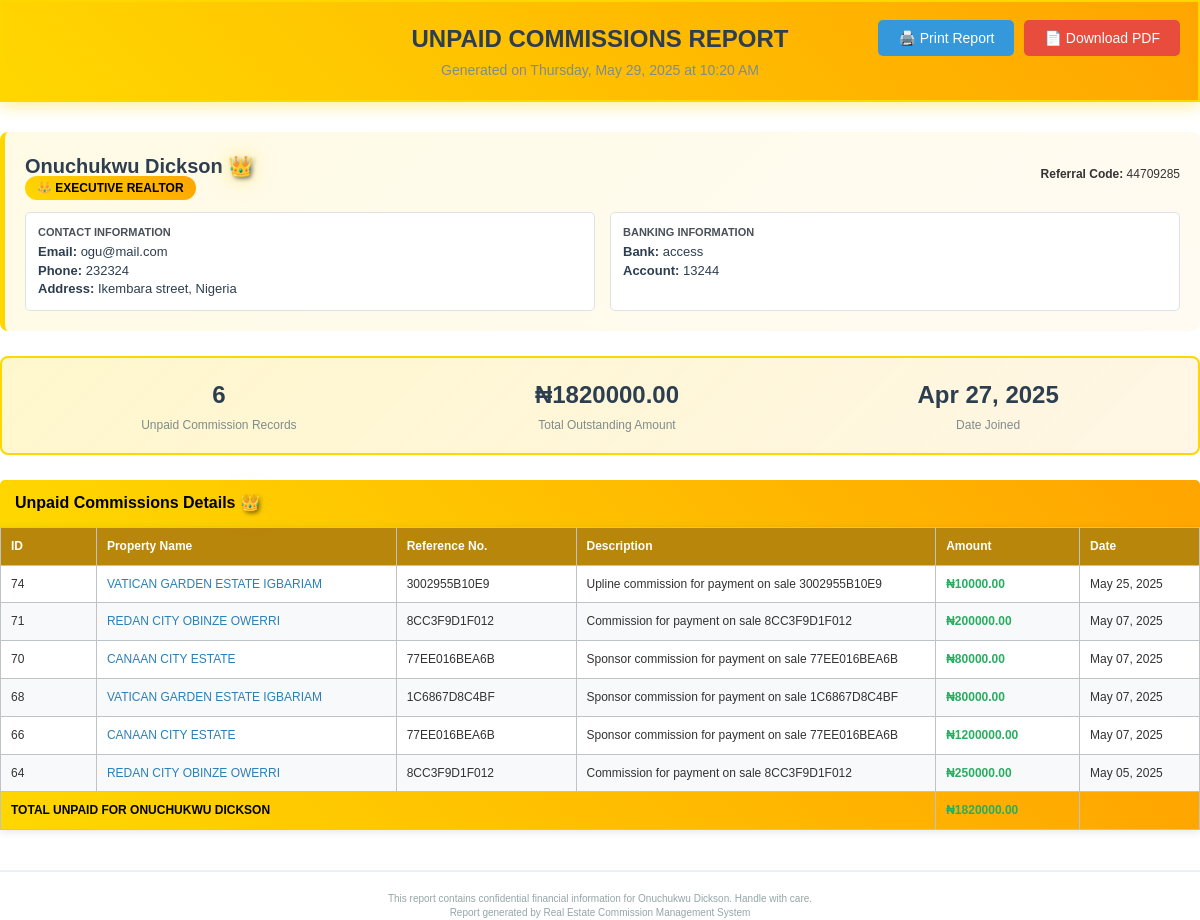
The page /realtor/5/unpaid-commissions-print/ (signed in) on the database its author committed.
### estate/models.py (models this page shows, shortened)
class Realtor(models.Model):
    STATUS_CHOICES = [
        ('regular', 'Regular Realtor'),
        ('executive', 'Executive Realtor'),
    ]
    first_name = models.CharField(max_length=100)
    last_name = models.CharField(max_length=100)
    email = models.EmailField(unique=True)
    phone = models.CharField(max_length=20)
    image = models.ImageField(upload_to='realtors/', blank=True, null=True)
    address = models.CharField(max_length=255)
    country = models.CharField(max_length=100)
    status = models.CharField(
        max_length=20,
        choices=STATUS_CHOICES,
        default='regular',
        help_text="Realtor status - can be changed by admin"
    )
    account_number = models.CharField(max_length=50)
    bank_name = models.CharField(max_length=100)
    referral_code = models.CharField(max_length=8, unique=True)
    sponsor_code = models.CharField(max_length=8, blank=True, null=True)
    sponsor = models.ForeignKey('self', on_delete=models.SET_NULL, blank=True, null=True, related_name='referrals')
    total_commission = models.DecimalField(max_digits=12, decimal_places=2, default=0.00)
    paid_commission = models.DecimalField(max_digits=12, decimal_places=2, default=0.00)
    created_at = models.DateTimeField(auto_now_add=True)
    updated_at = models.DateTimeField(auto_now=True)
    @property
    def full_name(self):
        return f"{self.first_name} {self.last_name}"
    @property
    def is_executive(self):
        return self.status == 'executive'
    class Meta:
        ordering = ['status', 'last_name', 'first_name']  # Executive realtors first
        indexes = [
            models.Index(fields=['status']),
            models.Index(fields=['referral_code']),
        ]

class Commission(models.Model):
    realtor = models.ForeignKey(Realtor, on_delete=models.CASCADE, related_name='commissions')
    amount = models.DecimalField(max_digits=12, decimal_places=2)
    description = models.CharField(max_length=255)  # e.g., "Commission for Property XYZ sale"
    property_reference = models.CharField(max_length=100, blank=True, null=True)  # Reference to property sold
    is_paid = models.BooleanField(default=False)
    paid_date = models.DateTimeField(blank=True, null=True)
    created_at = models.DateTimeField(auto_now_add=True)

class PropertySale(models.Model):
    PROPERTY_TYPE_CHOICES = [
        ('building', 'Building Property'),
        ('land', 'Land'),
    ]
    PAYMENT_PLAN_CHOICES = [
        ('outright', 'Outright Purchase'),
        ('3_months', '3 Months Plan'),
        ('6_months', '6 Months Plan'),
    ]
    MARITAL_STATUS_CHOICES = [
        ('single', 'Single'),
        ('married', 'Married'),
        ('divorced', 'Divorced'),
        ('widowed', 'Widowed'),
    ]
    ID_TYPE_CHOICES = [
        ('national_id', 'National ID'),
        ('intl_passport', 'International Passport'),
        ('drivers_license', 'Driver\'s License'),
        ('voters_card', 'Voter\'s Card'),
    ]
    def generate_reference_number():
        return ''.join(uuid.uuid4().hex[:12].upper())
    reference_number = models.CharField(max_length=12, default=generate_reference_number, unique=True, editable=False)
    description = models.TextField(max_length=255)
    property_type = models.CharField(max_length=10, choices=PROPERTY_TYPE_CHOICES)
    property_item = models.ForeignKey(Property, on_delete=models.CASCADE, related_name='sales')  # Renamed from 'property'
    quantity = models.PositiveIntegerField(help_text="Number of plots or buildings")
    client_name = models.CharField(max_length=255, blank=True, null=True)
    client_address = models.TextField( blank=True, null=True)
    client_phone = models.CharField(max_length=20, blank=True, null=True)
    client_email = models.EmailField(max_length=255, blank=True, null=True)
    marital_status = models.CharField(max_length=10, choices=MARITAL_STATUS_CHOICES, default='single')
    spouse_name = models.CharField(max_length=255, blank=True, null=True)
    spouse_phone = models.CharField(max_length=20, blank=True, null=True)
    id_type = models.CharField(max_length=15, choices=ID_TYPE_CHOICES, blank=True, null=True)
    id_number = models.CharField(max_length=50, blank=True, null=True)
    lga_of_origin = models.CharField(max_length=100, blank=True, null=True)
    town_of_origin = models.CharField(max_length=100, blank=True, null=True)
    state_of_origin = models.CharField(max_length=100, blank=True, null=True)
    bank_name = models.CharField(max_length=255, blank=True, null=True)
    account_number = models.CharField(max_length=20, blank=True, null=True)
    account_name = models.CharField(max_length=255, blank=True, null=True)
    next_of_kin_name = models.CharField(max_length=255, blank=True, null=True)
    next_of_kin_address = models.TextField( blank=True, null=True)
    next_of_kin_phone = models.CharField(max_length=20, blank=True, null=True)
    original_price = models.DecimalField(max_digits=12, decimal_places=2)
    selling_price = models.DecimalField(max_digits=12, decimal_places=2)
    amount_paid = models.DecimalField(max_digits=12, decimal_places=2, default=0)
    payment_plan = models.CharField(max_length=10, choices=PAYMENT_PLAN_CHOICES, default='outright')
    realtor = models.ForeignKey(Realtor, on_delete=models.CASCADE, related_name='sales')
    realtor_commission_percentage = models.DecimalField(max_digits=5, decimal_places=2, default=0)
    sponsor_commission_percentage = models.DecimalField(max_digits=5, decimal_places=2, default=0)
    upline_commission_percentage = models.DecimalField(max_digits=5, decimal_places=2, default=0)
    created_at = models.DateTimeField(auto_now_add=True)
    updated_at = models.DateTimeField(auto_now=True)

class Property(models.Model):
    STATES_CHOICES = [
        ('abia', 'Abia'),
        ('adamawa', 'Adamawa'),
        ('akwa_ibom', 'Akwa Ibom'),
        ('anambra', 'Anambra'),
        ('bauchi', 'Bauchi'),
        ('bayelsa', 'Bayelsa'),
        ('benue', 'Benue'),
        ('borno', 'Borno'),
        ('cross_river', 'Cross River'),
        ('delta', 'Delta'),
        ('ebonyi', 'Ebonyi'),
        ('edo', 'Edo'),
        ('ekiti', 'Ekiti'),
        ('enugu', 'Enugu'),
        ('fct', 'Federal Capital Territory'),
        ('gombe', 'Gombe'),
        ('imo', 'Imo'),
        ('jigawa', 'Jigawa'),
        ('kaduna', 'Kaduna'),
        ('kano', 'Kano'),
        ('katsina', 'Katsina'),
        ('kebbi', 'Kebbi'),
        ('kogi', 'Kogi'),
        ('kwara', 'Kwara'),
        ('lagos', 'Lagos'),
        ('nasarawa', 'Nasarawa'),
        ('niger', 'Niger'),
        ('ogun', 'Ogun'),
        ('ondo', 'Ondo'),
        ('osun', 'Osun'),
        ('oyo', 'Oyo'),
        ('plateau', 'Plateau'),
        ('rivers', 'Rivers'),
        ('sokoto', 'Sokoto'),
        ('taraba', 'Taraba'),
        ('yobe', 'Yobe'),
        ('zamfara', 'Zamfara'),
    ]
    name = models.CharField(max_length=255)
    description = models.TextField()
    location = models.CharField(max_length=100, choices=STATES_CHOICES)
    address = models.TextField()
    created_at = models.DateTimeField(auto_now_add=True)
    updated_at = models.DateTimeField(auto_now=True)
    class Meta:
        verbose_name_plural = "Properties"

### estate/views.py (the view)
# urls.py: path('realtor/<int:realtor_id>/unpaid-commissions-print/', views.realtor_unpaid_commissions_print, name='realtor_unpaid_commissions_print'),
@login_required
def realtor_unpaid_commissions_print(request, realtor_id):
    realtor = get_object_or_404(Realtor, id=realtor_id)
    unpaid_commissions = Commission.objects.filter(
        realtor=realtor,
        is_paid=False
    ).order_by('-created_at')
    property_sales = {}
    for commission in unpaid_commissions:
        if commission.property_reference:
            try:
                sale = PropertySale.objects.select_related('property_item').get(
                    reference_number=commission.property_reference
                )
                property_sales[commission.property_reference] = sale
            except PropertySale.DoesNotExist:
                property_sales[commission.property_reference] = None
    from django.db import models
    total_unpaid_amount = unpaid_commissions.aggregate(
        total=models.Sum('amount')
    )['total'] or 0
    context = {
        'realtor': realtor,
        'unpaid_commissions': unpaid_commissions,
        'property_sales': property_sales,
        'total_unpaid_amount': total_unpaid_amount,
        'print_date': timezone.now(),
    }
    return render(request, 'user/realtor_unpaid_commissions_print.html', context)

### estate/templates/user/realtor_unpaid_commissions_print.html (shortened to what this page needs)
<!DOCTYPE html>
<html lang="en">
<head>
</head>
<body>
    <div class="action-buttons">
        <button class="print-button" onclick="window.print()">🖨️ Print Report</button>
        <button class="pdf-button" onclick="downloadPDF()">📄 Download PDF</button>
    </div>
    <div class="header {% if realtor.is_executive %}executive-header{% endif %}">
        <h1>UNPAID COMMISSIONS REPORT</h1>
        <p>Generated on {{ print_date|date:"l, F d, Y" }} at {{ print_date|time:"g:i A" }}</p>
    </div>
    <div class="realtor-profile {% if realtor.is_executive %}executive{% endif %}">
        <div class="profile-header">
            <div>
                <h2 class="profile-title">
                    {{ realtor.full_name }}
                    {% if realtor.is_executive %}
                        <span class="executive-crown">👑</span>
                    {% endif %}
                </h2>
                {% if realtor.is_executive %}
                    <span class="executive-badge">👑 EXECUTIVE REALTOR</span>
                {% else %}
                    <span class="regular-badge">REAL ESTATE AGENT</span>
                {% endif %}
            </div>
            <div>
                <strong>Referral Code:</strong> {{ realtor.referral_code }}
            </div>
        </div>
        <div class="profile-details">
            <div class="detail-group">
                <div class="detail-label">Contact Information</div>
                <div class="detail-value">
                    <strong>Email:</strong> {{ realtor.email }}<br>
                    <strong>Phone:</strong> {{ realtor.phone }}<br>
                    <strong>Address:</strong> {{ realtor.address }}, {{ realtor.country }}
                </div>
            </div>
            <div class="detail-group">
                <div class="detail-label">Banking Information</div>
                <div class="detail-value">
                    <strong>Bank:</strong> {{ realtor.bank_name }}<br>
                    <strong>Account:</strong> {{ realtor.account_number }}
                </div>
            </div>
        </div>
    </div>
    <div class="summary-section {% if realtor.is_executive %}executive{% endif %}">
        <div class="summary-stats">
            <div class="summary-item">
                <h3>{{ unpaid_commissions.count }}</h3>
                <p>Unpaid Commission Records</p>
            </div>
            <div class="summary-item">
                <h3 class="unpaid-amount">₦{{ total_unpaid_amount|floatformat:2 }}</h3>
                <p>Total Outstanding Amount</p>
            </div>
            <div class="summary-item">
                <h3>{{ realtor.created_at|date:"M d, Y" }}</h3>
                <p>Date Joined</p>
            </div>
        </div>
    </div>
    {% if unpaid_commissions %}
    <div class="commissions-section">
        <div class="section-title {% if realtor.is_executive %}executive{% endif %}">
            Unpaid Commissions Details
            {% if realtor.is_executive %}
                <span class="executive-crown">👑</span>
            {% endif %}
        </div>
        <table class="commissions-table {% if realtor.is_executive %}executive{% endif %}">
            <thead>
                <tr>
                    <th style="width: 8%;">ID</th>
                    <th style="width: 25%;">Property Name</th>
                    <th style="width: 15%;">Reference No.</th>
                    <th style="width: 30%;">Description</th>
                    <th style="width: 12%;">Amount</th>
                    <th style="width: 10%;">Date</th>
                </tr>
            </thead>
            <tbody>
                {% for commission in unpaid_commissions %}
                <tr>
                    <td>{{ commission.id }}</td>
                    <td class="property-name">
                        {% if commission.property_reference and property_sales %}
                            {% for ref, sale in property_sales.items %}
                                {% if ref == commission.property_reference and sale %}
                                    {{ sale.property_item.name }}
                                {% elif ref == commission.property_reference and not sale %}
                                    Property Not Found
                                {% endif %}
                            {% endfor %}
                        {% elif commission.property_reference %}
                            {{ commission.property_reference }}
                        {% else %}
                            N/A
                        {% endif %}
                    </td>
                    <td>
                        {% if commission.property_reference %}
                            {{ commission.property_reference }}
                        {% else %}
                            N/A
                        {% endif %}
                    </td>
                    <td>{{ commission.description }}</td>
                    <td class="amount">₦{{ commission.amount|floatformat:2 }}</td>
                    <td>{{ commission.created_at|date:"M d, Y" }}</td>
                </tr>
                {% endfor %}
                <tr class="total-row {% if realtor.is_executive %}executive{% endif %}">
                    <td colspan="4"><strong>TOTAL UNPAID FOR {{ realtor.full_name|upper }}</strong></td>
                    <td class="amount"><strong>₦{{ total_unpaid_amount|floatformat:2 }}</strong></td>
                    <td></td>
                </tr>
            </tbody>
        </table>
    </div>
    {% else %}
    <div class="no-commissions">
        <h3>🎉 No Unpaid Commissions!</h3>
        <p>{{ realtor.full_name }} has no outstanding commission payments.</p>
        <p>All commissions have been paid.</p>
    </div>
    {% endif %}
    <div class="footer">
        <p>This report contains confidential financial information for {{ realtor.full_name }}. Handle with care.</p>
        <p>Report generated by Real Estate Commission Management System</p>
    </div>
</body>
</html>

### rows shown on the page
Realtor: full_name "Onuchukwu Dickson", referral_code "44709285", email "ogu@mail.com", phone "232324", address "Ikembara street", country "Nigeria", bank_name "access", account_number "13244", created_at "Apr 27, 2025", full_name "ONUCHUKWU DICKSON"
Commission: id "74", property_reference "3002955B10E9", description "Upline commission for payment on sale 3002955B10E9", amount "10000.00", created_at "May 25, 2025"
PropertySale: property_item.name "VATICAN GARDEN ESTATE IGBARIAM"
Commission: id "71", property_reference "8CC3F9D1F012", description "Commission for payment on sale 8CC3F9D1F012", amount "200000.00", created_at "May 07, 2025"
PropertySale: property_item.name "REDAN CITY OBINZE OWERRI"
Commission: id "70", property_reference "77EE016BEA6B", description "Sponsor commission for payment on sale 77EE016BEA6B", amount "80000.00", created_at "May 07, 2025"
PropertySale: property_item.name "CANAAN CITY ESTATE"
Commission: id "68", property_reference "1C6867D8C4BF", description "Sponsor commission for payment on sale 1C6867D8C4BF", amount "80000.00", created_at "May 07, 2025"
PropertySale: property_item.name "VATICAN GARDEN ESTATE IGBARIAM"
Commission: id "66", property_reference "77EE016BEA6B", description "Sponsor commission for payment on sale 77EE016BEA6B", amount "1200000.00", created_at "May 07, 2025"
Commission: id "64", property_reference "8CC3F9D1F012", description "Commission for payment on sale 8CC3F9D1F012", amount "250000.00", created_at "May 05, 2025"

### other values the page prints
{{ unpaid_commissions.count }} "6"
{{ total_unpaid_amount|floatformat:2 }} "1820000.00"
